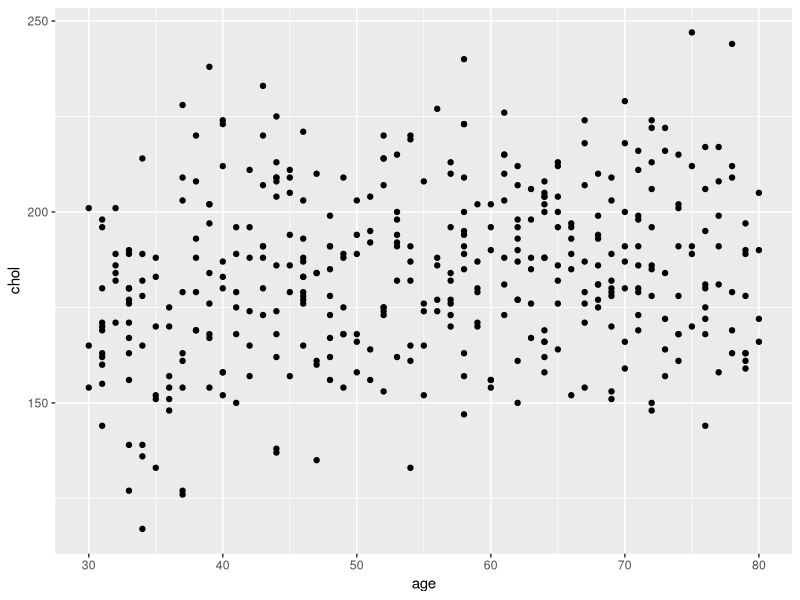
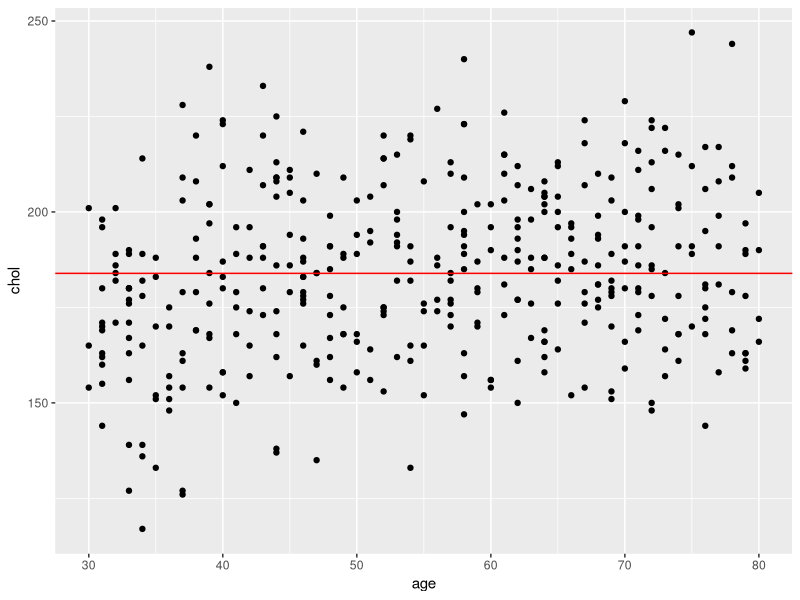
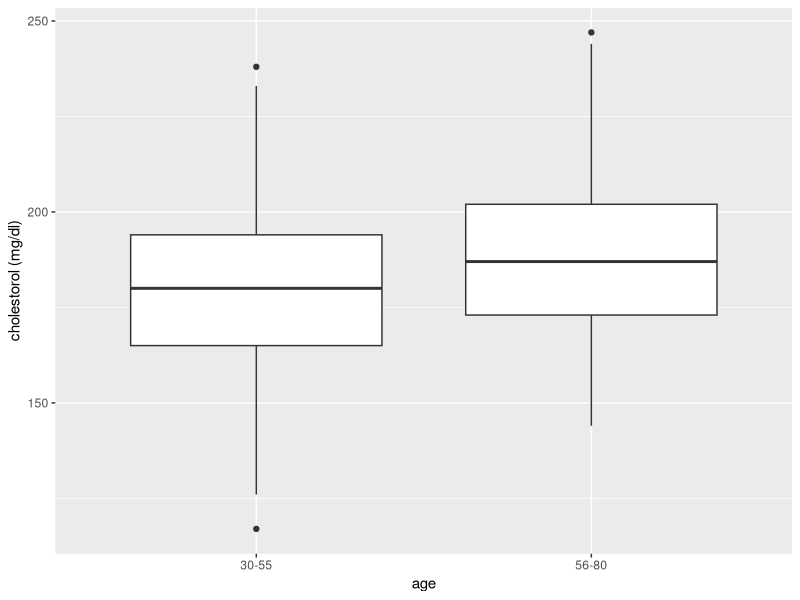
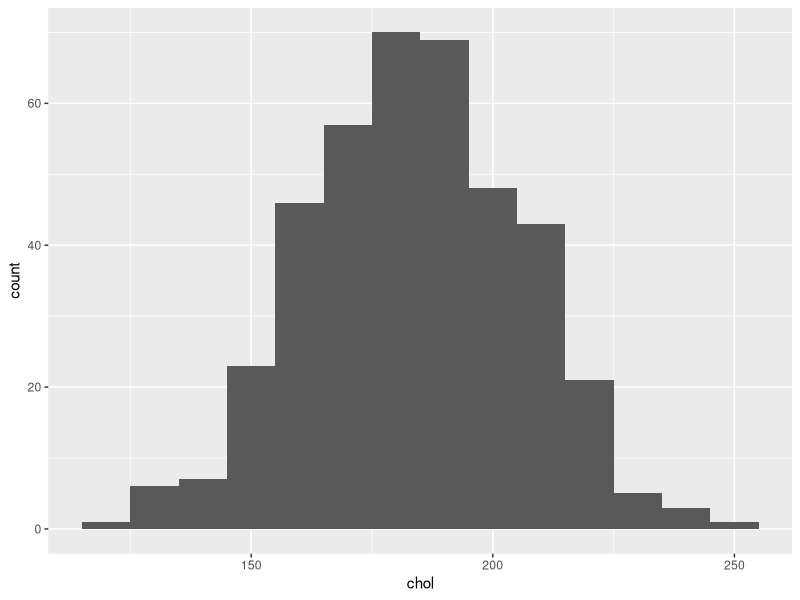
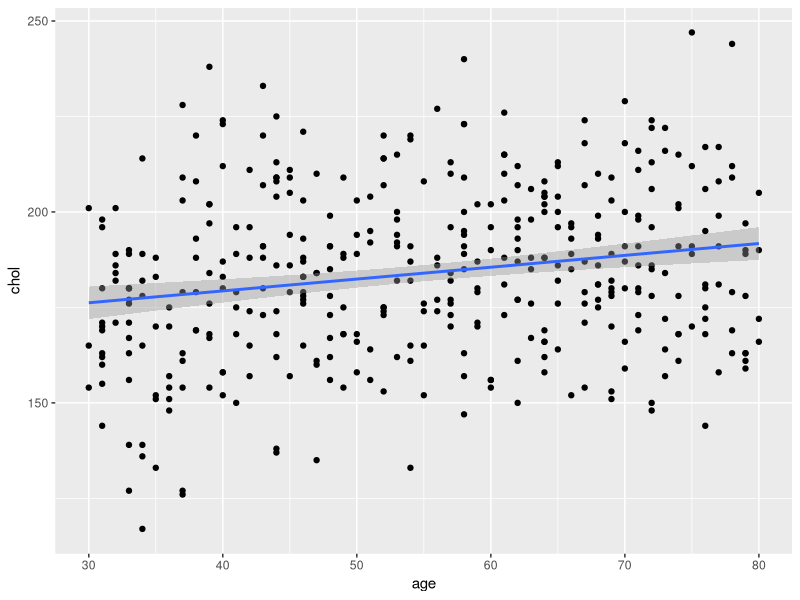
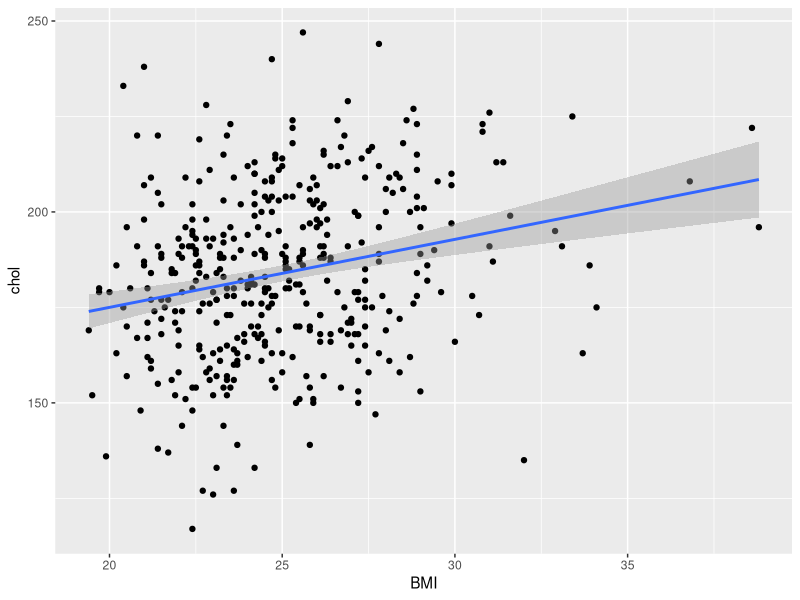
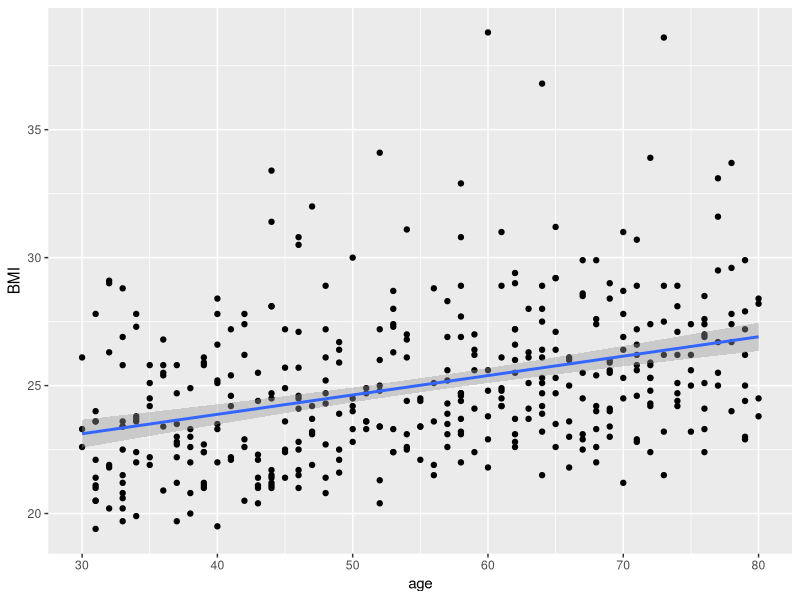
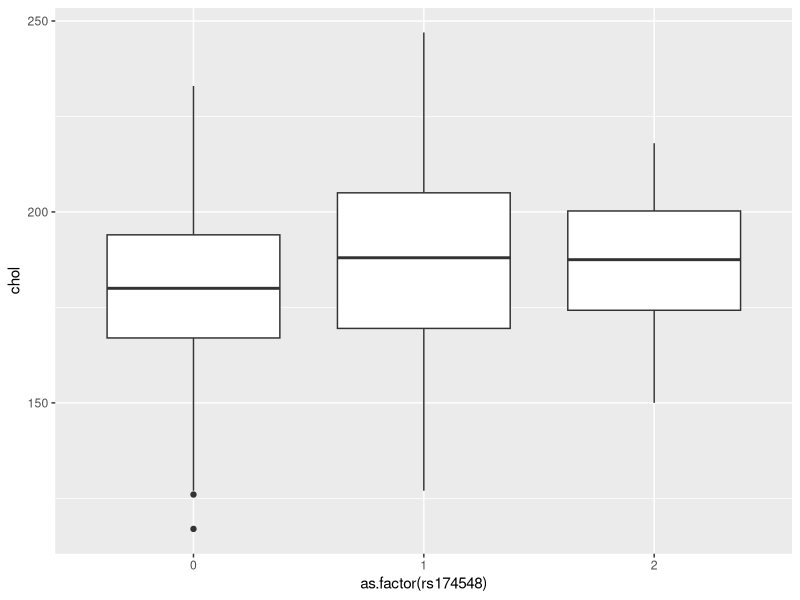

The R source for these figures, in order:
## ---- chunk 1
library(tidyverse)
library(knitr)
library(kableExtra)
library(gee)
library(multcomp)
library(broom)
## ---- chunk 2
cholesterol <- read.delim("data/SISG-Data-cholesterol.txt", sep = " ", header = TRUE)
## ---- chunk 3
ggplot(cholesterol, aes(age, chol)) + geom_point()
## ---- chunk 4

ggplot(cholesterol, aes(age, chol)) + geom_point() + geom_hline(yintercept = mean(cholesterol$chol), color = "red")
## ---- chunk 5
cholesterol <- cholesterol %>% mutate(age_group = ifelse(test = cholesterol$age > 55, yes = 1, no = 0))


ggplot(cholesterol, aes(factor(age_group),chol)) + geom_boxplot() +
  scale_x_discrete(labels = c("30-55", "56-80")) +
  xlab("age") +
  ylab("cholestorol (mg/dl)")
  
## ---- chunk 6
t.test(formula = cholesterol$chol ~ cholesterol$age_group, alternative  = "two.sided", conf.level = 0.95)
#is equivalent to
t.test(x= cholesterol$age_group, y = cholesterol$chol)
## ---- chunk 7
dat <- data.frame(model = c("simple linear regression", "multiple linear regression", "one-way analysis of variance (ANOVA)", "multi-way analysis of variance (ANOVA)", "analysis of covariance (ANCOVA)", "nonlinear least squares", "nonlinear analysis of covariance (ANCOVA)", "generalized linear models"), categorical = c("X", "X", "$\\checkmark$", "$\\checkmark$ $\\checkmark$", "$\\checkmark$", "X", "$\\checkmark$", "$\\checkmark$"), continuous = c("$\\checkmark$", "$\\checkmark$ $\\checkmark$", "X", "X", "$\\checkmark$", "$\\checkmark$", "$\\checkmark$", "$\\checkmark$"), linear = c("$\\checkmark$","$\\checkmark$","$\\checkmark$","$\\checkmark$", "$\\checkmark$", "X", "X", "X"), normal_errors = c("$\\checkmark$", "$\\checkmark$", "$\\checkmark$", "$\\checkmark$", "$\\checkmark$", "$\\checkmark$", "$\\checkmark$", "X"), independent = rep("$\\checkmark$", 8))

kable(dat, "html") %>%
  kable_styling(bootstrap_options = c("striped", "hover"), full_width = FALSE, position = "left")

## ---- chunk 8
ggplot(cholesterol, aes(x=chol)) + geom_histogram(binwidth = 10)
## ---- chunk 9
ggplot(cholesterol, aes(age, chol)) + geom_point() + stat_smooth(method = "lm")
## ---- chunk 10
lm(chol~age, data = cholesterol)
## ---- chunk 11
fit <- lm(chol~age, data = cholesterol)

summary(fit)
## ---- chunk 12
confint(fit)
## ---- chunk 13
predict.lm(fit, newdata = data.frame(age=47), interval = "confidence")
## ---- chunk 14
predict.lm(fit, newdata = data.frame(age=47), interval = "prediction")
## ---- chunk 15
ggplot(cholesterol, aes(BMI, chol)) + geom_point() + stat_smooth(method = "lm")

## ---- chunk 16
ggplot(cholesterol, aes(age, BMI)) + geom_point() + stat_smooth(method = "lm")

## ---- chunk 17
mfit <- lm(chol ~ age + BMI, data = cholesterol)

summary(mfit)
## ---- chunk 18
anova(fit, mfit)
## ---- chunk 19
ifit <- lm(chol ~ age * BMI, data = cholesterol)

summary(ifit)

anova(fit, ifit)
anova(mfit, ifit)
## ---- chunk 20
ggplot(cholesterol, aes(as.factor(rs174548), chol)) + geom_boxplot()

## ---- chunk 21
dat3 <- data.frame(rs174548 = c("C/C", "C/G", "G/G"), x_1=c(0,1,0), x_2 = c(0,0,1))

kable(dat3, "html") %>%
  kable_styling(full_width = FALSE, position = "center")
## ---- chunk 22
anfit1 <- lm(chol ~ as.factor(rs174548), data = cholesterol)

summary(anfit1)
## ---- chunk 23
anova(anfit1)
## ---- chunk 24
tfit <- lm(chol ~ -1 + as.factor(rs174548), data = cholesterol)

#generate a contrast matrix for multiple comparisons
M = contrMat(table(cholesterol$rs174548), type = "Tukey")
M
#get estimates for multiple comparisons, 'general linear hypothesis testing'
mc = glht(tfit, linfct = M)

#adjust pvalues for mulitple comparisons
summary(mc, test = adjusted("none"))
summary(mc, test = adjusted("bonferroni"))

#other types
summary(mc, test = adjusted("BH"))
summary(mc, test = adjusted("fdr"))
## ---- chunk 25
twofit <-lm(chol ~ as.factor(sex) + as.factor(rs174548), data = cholesterol) 

summary(twofit)
## ---- chunk 26
genfit <- lm(chol ~ as.factor(sex), data = cholesterol)
## ---- chunk 27
anova(genfit, twofit)
## ---- chunk 28
intfit2 <- lm(chol ~ as.factor(sex) * as.factor(rs174548), data = cholesterol)

summary(intfit2)
## ---- chunk 29
anova(twofit,intfit2)
## ---- chunk 30
mfit2 <- lm(chol ~ age + sex, data = cholesterol)

summary(mfit2)
## ---- chunk 31
intfit <- lm(chol ~ age * sex, data = cholesterol)

summary(intfit)
## ---- chunk 32
anova(mfit2, intfit)
## ---- chunk 33
anova(fit, mfit2)
## ---- chunk 34
ggplot(cholesterol, aes(age, chol, color = factor(sex))) + geom_point() + stat_smooth(method = "lm")
## ---- chunk 35
#challenge question plot
ggplot(cholesterol, aes(age, chol, color = as.factor(rs174548))) + geom_point() + stat_smooth(method = "lm")

#model without interaction
ancfit <- lm(chol ~ as.factor(rs174548) + age, data = cholesterol)
summary(ancfit)

#model with interaction
intfit3 <- lm(chol ~ as.factor(rs174548) * age, data = cholesterol)
summary(intfit3)

#compare models
anova(ancfit, intfit3)
## ---- chunk 36
dat2 <- data.frame(model = c("simple linear regression", "multiple linear regression", "one-way analysis of variance (ANOVA)", "multi-way analysis of variance (ANOVA)", "analysis of covariance (ANCOVA)"), categorical = c("X", "X", "$\\checkmark$", "$\\checkmark$ $\\checkmark$", "$\\checkmark$"), continuous = c("$\\checkmark$", "$\\checkmark$ $\\checkmark$", "X", "X", "$\\checkmark$"),R_code = c("lm(chol ~ BMI)", "lm(chol ~ BMI + age)", "lm(chol ~ factor(sex))", "lm(chol ~ factor(sex)*factor(APOE))", "lm(chol~factor(APOE)*BMI) "))


kable(dat2, "html") %>%
  kable_styling(bootstrap_options = c("striped", "hover"), full_width = FALSE, position = "left")

## ---- chunk 37
dat2 <- data.frame(model = c("simple linear regression", "multiple linear regression", "one-way analysis of variance (ANOVA)", "multi-way analysis of variance (ANOVA)", "analysis of covariance (ANCOVA)"), R_code = c("lm(y ~ x)", "lm(y ~ x + I(x^2))", "lm(y ~ f)", "lm(y ~ f~1~*f~2~)", "lm(y~f*x)"))


kable(dat2, "html") %>%
  kable_styling(bootstrap_options = c("striped", "hover"), full_width = FALSE, position = "left")

## ---- chunk 38
predict(mfit, newdata = data.frame(BMI = 23, age = 60), interval = "confidence")
predict(mfit, newdata = data.frame(BMI = c(21,22,23), age = 60), interval = "prediction")
 
## ---- chunk 39
str(fit)
## ---- chunk 40
ggplot(cholesterol, aes(x=age, y=fit$residuals)) + geom_point() + geom_hline(yintercept=0, color="black")

## ---- chunk 41
datfit <- augment(fit)
## ---- chunk 42
ggplot(datfit, aes(.fitted, .resid)) + geom_point()  + geom_hline(yintercept=0, color="black")

## ---- chunk 43
bartlett.test(chol ~ as.factor(rs174548), data = cholesterol)
## ---- chunk 44
qqnorm(fit$residuals)
## ---- chunk 45
ggplot(cholesterol, aes(age, TG)) + geom_point() + stat_smooth(method = "lm")
## ---- chunk 46
fitTG <- lm(TG ~ age, data = cholesterol)

datfitTG <- augment(fitTG)
## ---- chunk 47
ggplot(datfitTG, aes(.fitted, .resid)) + geom_point()  + geom_hline(yintercept=0, color="black")

## ---- chunk 48
qqnorm(datfitTG$.resid)
## ---- chunk 49
geefit <- gee(TG ~ age, data = cholesterol, id = seq(1, length(age)))

summary(geefit)
## ---- chunk 50
logfit <- lm(log(TG) ~ age, data = cholesterol)

logdat <- augment(logfit)
summary(logfit)
## ---- chunk 51
ggplot(logdat, aes(.fitted, .resid)) + geom_point()  + geom_hline(yintercept=0, color="black")
